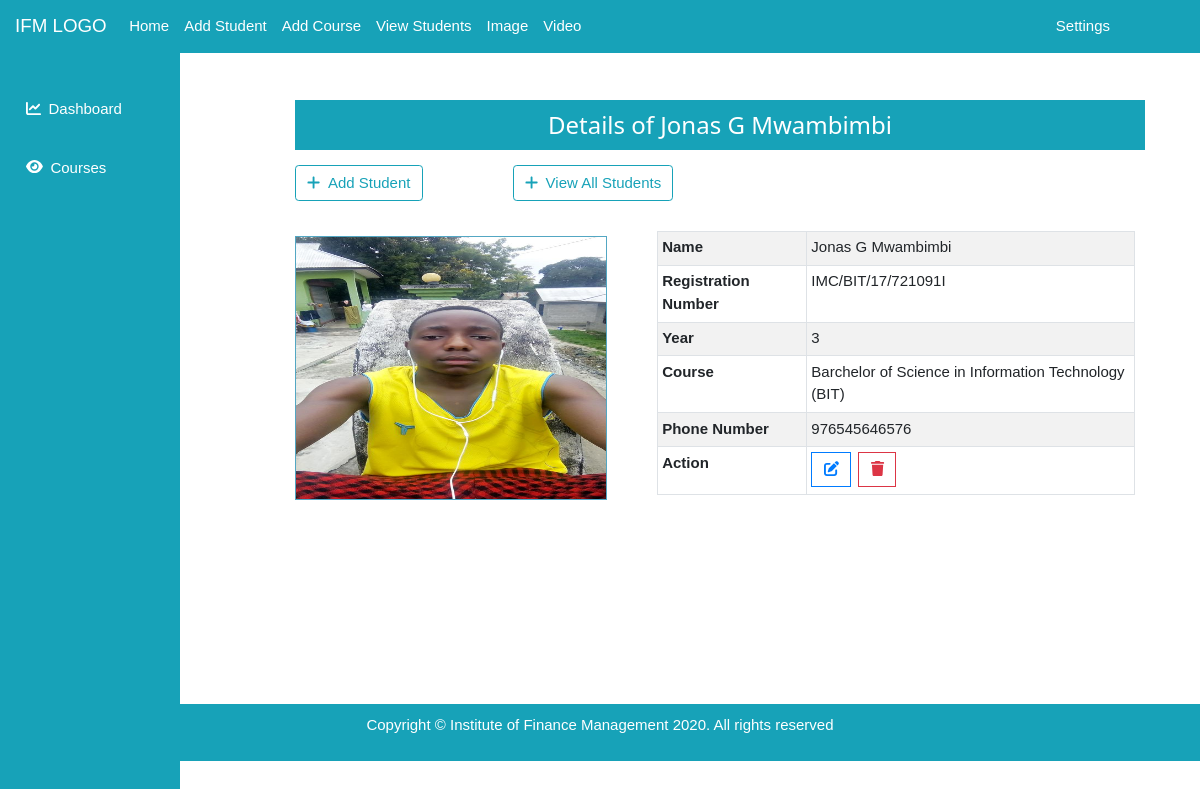
Page /view-student/1/ on the earlier database version.
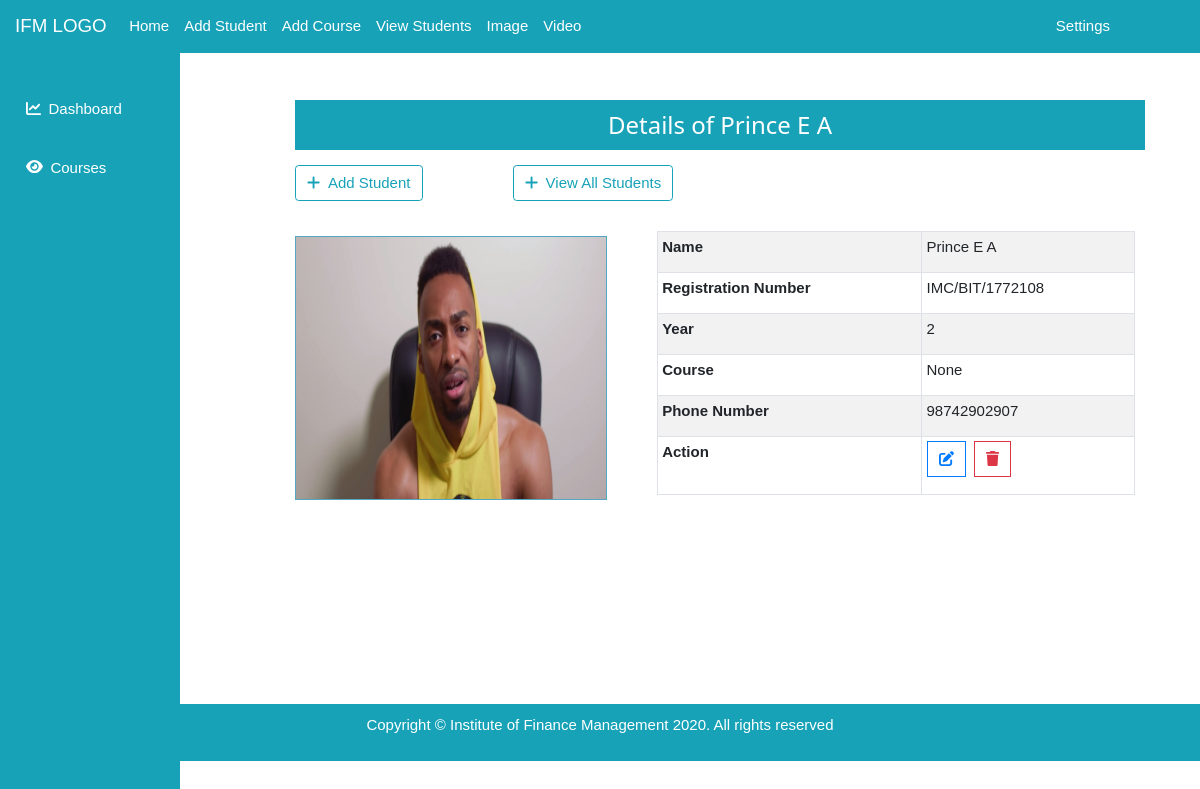
Same page on the later database version.
### face_app/models.py (models this page shows, shortened)
class Student(models.Model):
    fname = models.CharField(max_length = 20)
    sname = models.CharField(max_length = 20, blank = True)
    lname = models.CharField(max_length = 20)
    regno = models.CharField( validators = [regNo_regex], max_length = 30, unique = True )
    course = models.ForeignKey(Course, models.SET_NULL, blank = True, null = True)
    year = models.PositiveIntegerField()
    email = models.EmailField(null = True, blank = True)
    phoneNumber = models.CharField( validators = [phone_regex], max_length=15)
    image = models.ImageField(upload_to = 'student_pics')
    class Meta:
        verbose_name_plural = 'Students'

class Course(models.Model):
    code = models.CharField(max_length = 10, unique = True)
    name = models.CharField(max_length = 100, unique = True)
    class Meta:
        verbose_name_plural = 'Courses'
    def __str__(self):
        return self.name + ' ' +'(' + self.code + ')'

### face_app/views.py (the view)
# urls.py: path('view-student/<int:id>/', viewStudent, name  ='view-student'),
def viewStudent(request, id):
    student = get_object_or_404(Student, pk = id)
    context = {
        'student': student
    }
    myTemplate = 'face/viewStudent.html'
    return render(request, myTemplate, context)

### face_app/templates/face/viewStudent.html (shortened to what this page needs)
{% extends 'face/base.html' %}
{% block content %}
<div class="outer-container">
  <div class="container">
    <div class="row">
      <div class="contents">
        <div class="col-md-12">
          <div class="heading bg-info">
            <h3>Details of {{ student.fname }} {{ student.sname }} {{ student.lname }}</h3>
          </div>
          <div class="d-flex">
            <div class="mr-5" >
              <a href="{% url 'add-student' %}" class="btn btn-outline-info  mt-3"> <i class="fa fa-plus mr-2 "></i>Add Student</a>
            </div>
            <div class="ml-5">
              <a href="{% url 'all-students' %}" class="btn btn-outline-info  mt-3"> <i class="fa fa-plus mr-2 "></i>View All Students</a>
            </div>
          </div>
          <div class="d-flex col-12 student-container">
            <div class="col-5 s-image">
              <img src="{{ student.image.url }}" alt="{{ student.fname }} {{ student.sname }} {{ student.lname }}">
            </div>
            <table class="table table-sm table-bordered table-striped table-hover col-7 s-table">
              <tbody>
                <tr>
                  <th>Name</th>
                  <td>{{ student.fname }} {{ student.sname }} {{ student.lname }}</td>
                </tr>
                <tr>
                  <th>Registration Number </th>
                  <td>{{ student.regno }}</td>
                </tr>
                <tr>
                  <th>Year</th>
                  <td>{{ student.year }}</td>
                </tr>
                <tr>
                  <th>Course</th>
                  <td>{{ student.course }}</td>
                </tr>
                <tr>
                  <th>Phone Number</th>
                  <td>{{ student.phoneNumber }}</td>
                </tr>
                <tr>
                  <th>Action</th>
                  <td>
                    <div class="btn-group" role="group" aria-label="Basic example">
                      <a href="{% url 'update-student' student.id %}"><button type="button" class="btn btn-outline-primary mr-1"><i class="fa fa-edit"></i></button></a>
                      <a href="{% url 'delete-student' student.id %}" onclick="return confirm('Seriously Delete this!?');"><button type="button" class="btn btn-outline-danger ml-1"><i class="fa fa-trash"></i></button></a>
                    </div>
                  </td>
                </tr>
              </tbody>
            </table>
          </div>
        </div>
      </div>
    </div>
  </div>
</div>
{% endblock %}

Differences in the rows shown:
changed Student: fname "Jonas" → "Prince"; sname "G" → "E"; lname "Mwambimbi" → "A"; image: a different picture; regno "IMC/BIT/17/721091I" → "IMC/BIT/1772108"; year "3" → "2"; course "Barchelor of Science in Information Technology (BIT)" → "None"; phoneNumber "976545646576" → "98742902907"
